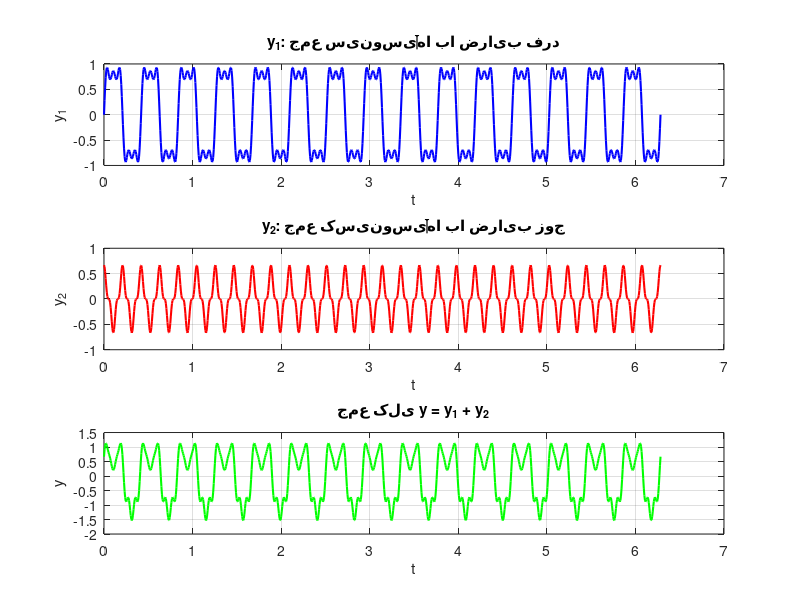

MATLAB code to generate this figure: (Note: this script raises an error after producing the figure.)
function fourier_series_custom()
    % تعریف بازه t
    t = linspace(0, 2*pi, 1000);

    f = 15; % فرکانس
    y1 = (1/1) * sin(1*f*t) + (1/3) * sin(3*f*t) + (1/5) * sin(5*f*t);
    y2 = (1/2) * cos(2*f*t) + (1/6) * cos(6*f*t);

    % محاسبه y به عنوان جمع y1 و y2
    y = y1 + y2;

    % رسم y1، y2، و y
    figure;

    subplot(3,1,1);
    plot(t, y1, 'b', 'LineWidth', 1.5);
    title('y_1: جمع سینوسیها با ضرایب فرد');
    xlabel('t');
    ylabel('y_1');
    grid on;

    subplot(3,1,2);
    plot(t, y2, 'r', 'LineWidth', 1.5);
    title('y_2: جمع کسینوسیها با ضرایب زوج');
    xlabel('t');
    ylabel('y_2');
    grid on;

    subplot(3,1,3);
    plot(t, y, 'g', 'LineWidth', 1.5);
    title('جمع کلی y = y_1 + y_2');
    xlabel('t');
    ylabel('y');
    grid on;

    sgtitle('محاسبات سری فوریه');
end
